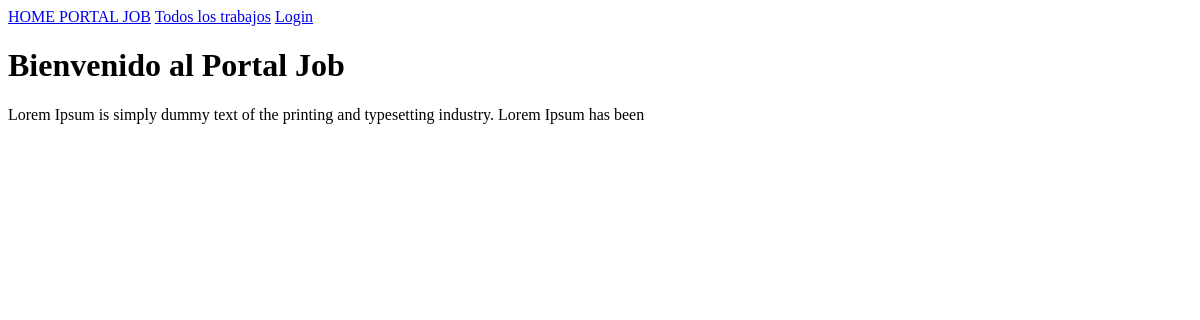
Before: /alerta-list/ with the older database file.
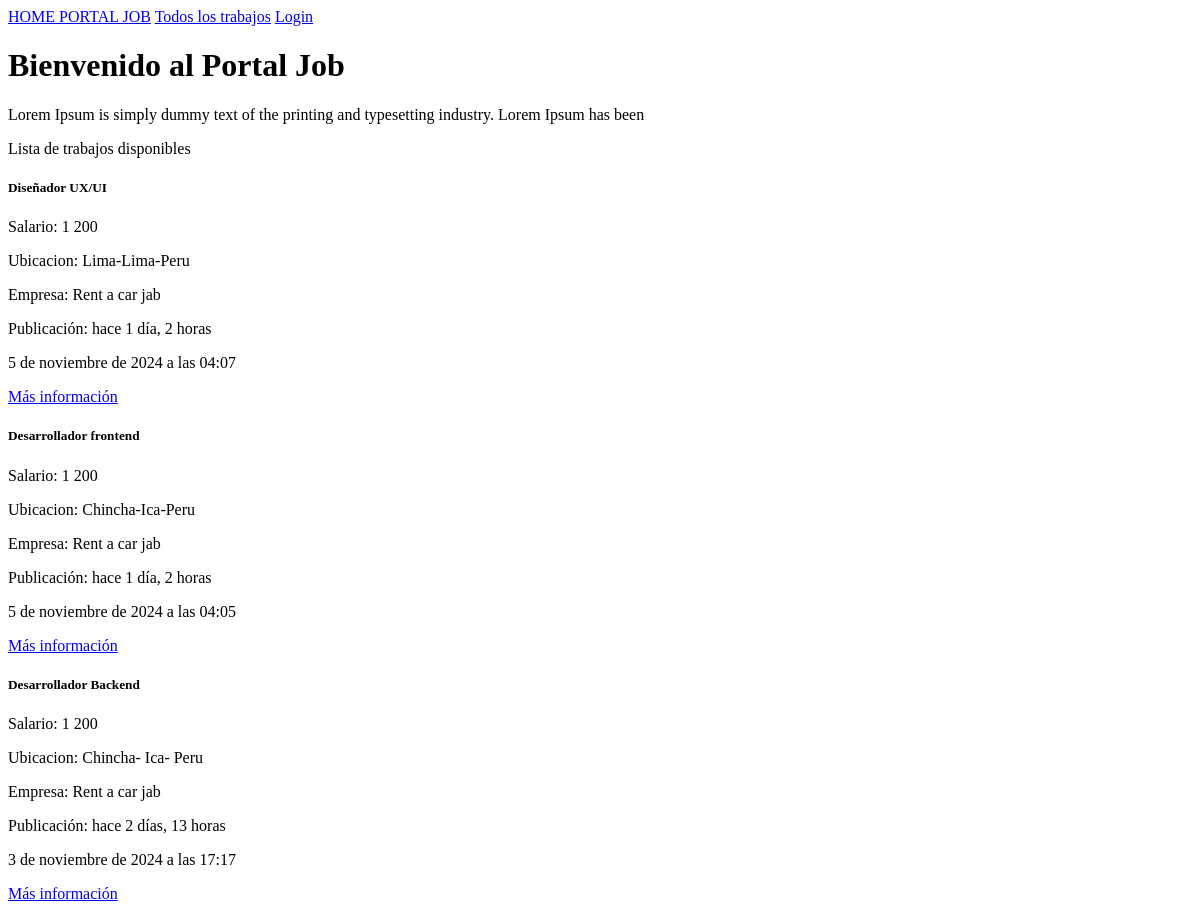
After: the same page with the newer database file.
### alerta/models.py (models this page shows, shortened)
class Alerta(models.Model):
    user = models.ForeignKey(User, on_delete=models.CASCADE)
    empresa = models.ForeignKey(Empresa, on_delete=models.CASCADE)
    titulo = models.CharField(max_length=100)
    ubicacion = models.CharField(max_length=100)
    salario = models.PositiveIntegerField(default=1200)
    requerimientos = models.TextField()
    candidato_ideal = models.TextField()
    disponible = models.BooleanField(default=False)
    apertura = models.DateTimeField(auto_now_add=True)

### empresa/models.py (models this page shows)
class Empresa(models.Model):
    user = models.OneToOneField(User, on_delete=models.CASCADE)
    nombre = models.CharField(max_length=100, null=True, blank=True)
    est_date = models.PositiveIntegerField(null=True, blank=True)
    distrito = models.CharField(max_length=100, null=True, blank=True)
    provincia = models.CharField(max_length=100, null=True, blank=True)
    departamento = models.CharField(max_length=100, null=True, blank=True)
    def __str__(self):
        return self.nombre

### website/views.py (the view)
# urls.py: path('alerta-list/', views.listar_alertas, name='alerta-list'),
def listar_alertas(request):
    alertas = Alerta.objects.filter(disponible=True).order_by('-apertura')
    context = {'alertas':alertas}
    return render(request,'website/alertaList.html', context)

### templates/website/alertaList.html
{% extends "base.html" %}
{% load humanize %}
{% block  content %}
{% if  alertas %}
<p>Lista de trabajos disponibles</p>
    {% for alert in alertas %}
    <div>
        <h5>{{alert.titulo}}</h5>
        <p>Salario: {{alert.salario|intcomma}}</p>
        <p>Ubicacion: {{alert.ubicacion}}</p>
        <p>Empresa: {{alert.empresa}}</p>
        <p>Publicación: {{alert.apertura|naturaltime}}</p>
        <p>{{alert.apertura}}</p>
        <a href="{% url 'alerta-details' alert.pk %}">Más información</a>
    </div>
    {% endfor %}
{% endif %}
{% endblock content %}

### templates/base.html (shortened to what this page needs)
<!DOCTYPE html>
<html lang="en">
<head>
</head>
<body>
    <div>
        <div>
            <div>
                <nav>
                    {% if request.user.is_authenticated %}
                    <a href="{%url 'dashboard'%}">PORTAL JOB</a>
                    {% if request.user.es_aplicante %}
                        <span>Navbar para aplicante</span>
                        {% if request.user.tiene_curriculum %}
                        <a href="{% url 'alerta-list' %}">Aplicar a un trabajo</a>
                        {% else %}
                        <a href="{%url 'update-curriculum' %}">Crear un curriculum</a>
                        {% endif %}
                    {% elif request.user.es_reclutador %}
                        <span>Navbar para reclutador</span>
                        {% if request.user.tiene_empresa %}
                        <a href="{% url 'gestion-alertas' %}">Mis ofertas laborales</a>
                        <a href="{% url 'create-alerta' %}">Agregar oferta laboral</a>
                        {% else %}
                        <a href="{% url 'update-empresa' %}">Crear empresa</a>
                        {% endif %}
                    {% endif %}
                    <a href="{%url 'logout' %}">Cerrar sesión</a>
                {% else %}
                <a href="{%url 'home'%}">HOME PORTAL JOB</a>
                <a href="{% url 'alerta-list' %}">Todos los trabajos</a>
                <a href="{% url 'login' %}">Login</a>
                {% endif %}
                </nav>
            </div>
            <h1>Bienvenido al Portal Job</h1>
            <p>Lorem Ipsum is simply dummy text of the printing and typesetting industry. Lorem Ipsum has been </p>
        </div>
        <div>
            {% block content %}
            {% endblock content %}
        </div>
    </div>
</body>
</html>

Changed rows visible on the page:
added Alerta: titulo "Diseñador UX/UI", salario "1 200", ubicacion "Lima-Lima-Peru", empresa "Rent a car jab", apertura "hace 1 día, 2 horas", apertura "5 de noviembre de 2024 a las 04:07"
added Alerta: titulo "Desarrollador frontend", salario "1 200", ubicacion "Chincha-Ica-Peru", empresa "Rent a car jab", apertura "hace 1 día, 2 horas", apertura "5 de noviembre de 2024 a las 04:05"
added Alerta: titulo "Desarrollador Backend", salario "1 200", ubicacion "Chincha- Ica- Peru", empresa "Rent a car jab", apertura "hace 2 días, 13 horas", apertura "3 de noviembre de 2024 a las 17:17"
Other visible differences:
text now shown: "Lista de trabajos disponibles"
